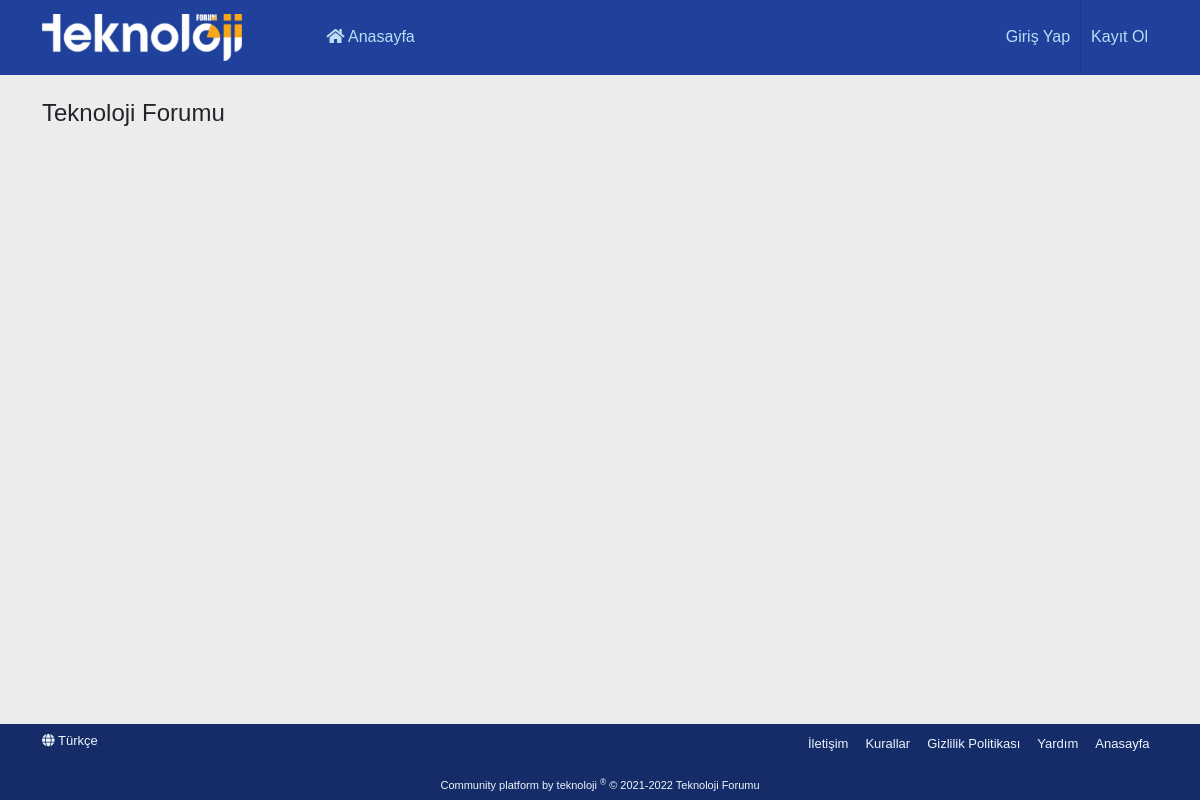
/, run on an earlier commit of the app's database.
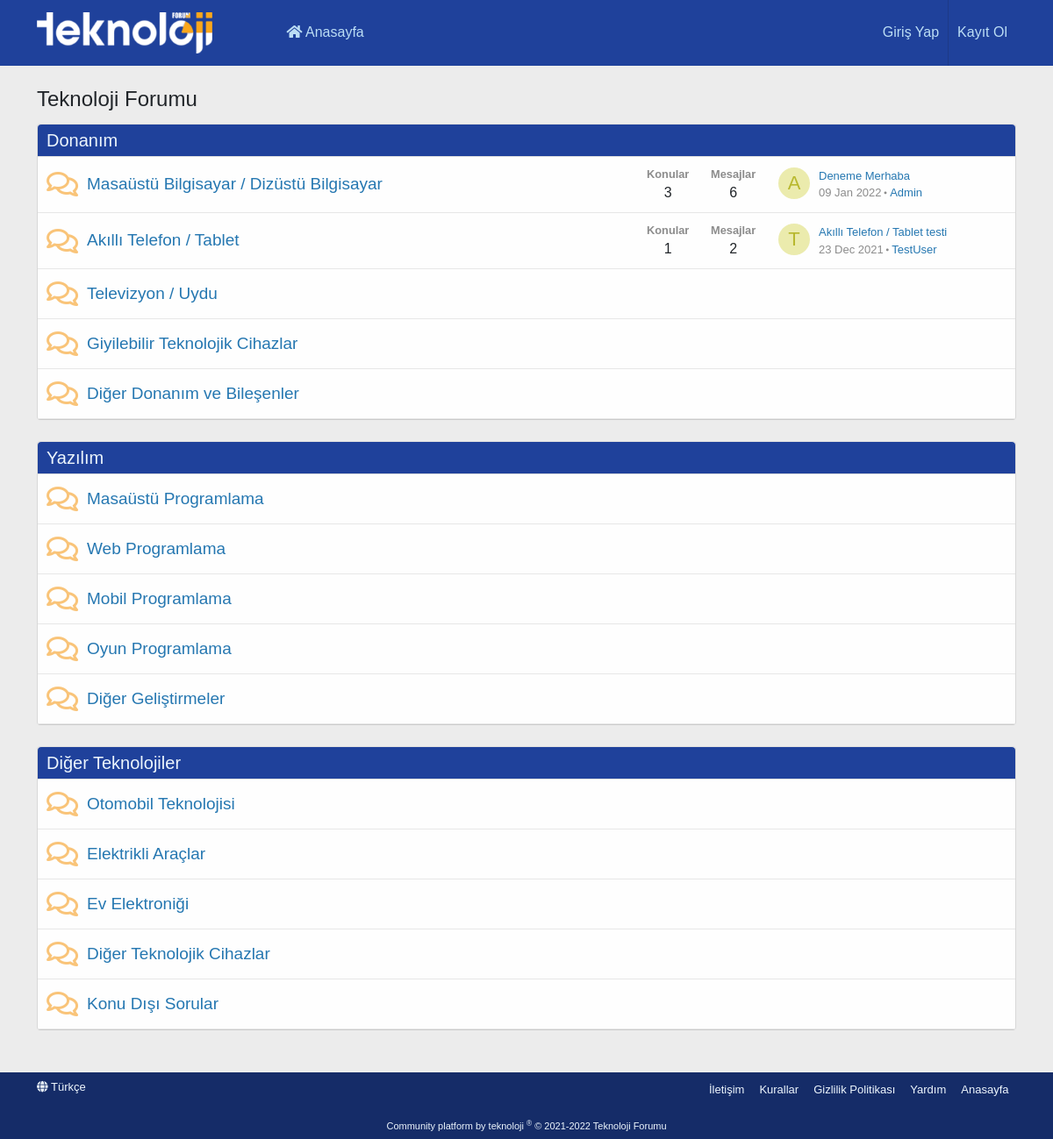
And on a later commit of the database.
### tables this page shows
CREATE TABLE `boards` (
  `board_id` int(11) NOT NULL,
  `board_name` varchar(255) NOT NULL,
  `board_parent` varchar(255) DEFAULT NULL,
  `board_url` varchar(255) NOT NULL
);

CREATE TABLE `topics` (
  `topic_id` int(11) NOT NULL,
  `topic_name` varchar(255) NOT NULL,
  `topic_url` varchar(255) NOT NULL,
  `board_id` int(11) NOT NULL,
  `topic_created_date` timestamp NOT NULL DEFAULT current_timestamp(),
  `user_id` int(11) NOT NULL
);

CREATE TABLE `users` (
  `user_id` int(11) NOT NULL,
  `user_name` varchar(255) NOT NULL,
  `user_email` varchar(255) NOT NULL,
  `user_password` varchar(255) NOT NULL,
  `user_register_date` timestamp NOT NULL DEFAULT current_timestamp()
);

### application/controllers/Home.php (called while the page is built, shortened)
<?php
class Home extends CI_Controller {
	public function __construct() {
		$this->load->model('boardmodel');
		$this->load->model('topicmodel');
		$this->load->model('usermodel');
	}
	public function index() {
		$data = array(
			'board_parent' => $this->boardmodel->getBoards()
		);
		$this->load->view('home', $data);
	}
}

### index.php (called while the page is built, shortened)
<?php
require_once BASEPATH.'core/CodeIgniter.php';

### application/models/BoardModel.php (called while the page is built, shortened)
<?php
class BoardModel extends CI_Model {
    public function getBoards() {
        $alt_boards = $this->db->get_where('boards', array(
            'board_parent' => null
        ));
        return $alt_boards->result();
    }
    public function getAltBoards($where) {
        $boards = $this->db->get_where('boards', $where);
        return $boards->result();
    }
    public function getTopicsCountRow($board_id) {
        return $this->db->where(['board_id'=>$board_id])->from("topics")->count_all_results();
    }
    public function getTotalMessagesCountRow($board_id) {
        return $this->db->select('count(*)')->join('topics', 'messages.topic_id = topics.topic_id')->where(['board_id'=>$board_id])->from("messages")->count_all_results();
    }
}

### application/helpers/ReplaceTR_helper.php (called while the page is built)
<?php
function replace_tr($text) {
    $text = trim($text);
    $search = array('Ç','ç','Ğ','ğ','ı','İ','Ö','ö','Ş','ş','Ü','ü',' ');
    $replace = array('c','c','g','g','i','i','o','o','s','s','u','u','-');
    $new_text = str_replace($search,$replace,$text);
    return $new_text;
}

### application/models/TopicModel.php (called while the page is built, shortened)
<?php
class TopicModel extends CI_Model {
    public function getTopics($where) {
        $topics = $this->db->join('users', 'topics.user_id = users.user_id')->get_where('topics', $where);
        return $topics->result();
    }
}

### application/views/home.php (the view, shortened to what the changed rows need)
<!DOCTYPE html>
<html lang="tr">
<head>
</head>
<body>
    <section>
        <div class="container">
            <?php foreach ($board_parent as $key => $value) : ?>
                <div class="block-container">
                    <h2 class="block-header">
                        <a href="#<?=replace_tr(strtolower($value->board_name))?>"><?=$value->board_name?></a>
                    </h2>
                    <?php foreach($this->boardmodel->getAltBoards(array('board_parent' => $value->board_id)) as $key => $value) : ?>
                        <div class="node-body">
                            <div class="node-icon">
                                <i class="far fa-comments" style="opacity:1;color: #f9c479;"></i>
                            </div>
                            <div class="node-main">
                                <h3 class="node-title">
                                    <a href="<?=base_url('forumlar/' . $value->board_url);?>"><?=$value->board_name?></a>
                                </h3>
                            </div>
                            <?php
                                $num_rows_topics = count($this->topicmodel->getTopics(array('board_id' => $value->board_id)));
                                $topic_counter = 0;
                            ?>
                            <?php foreach($this->topicmodel->getTopics(array('board_id' => $value->board_id)) as $key => $value) : ?>
                                <?php if(++$topic_counter === $num_rows_topics) : ?>
                                    <div class="node-stats">
                                        <dl class="pairs pairs-rows">
                                            <dt>Konular</dt>
                                            <dd><?=$this->boardmodel->getTopicsCountRow($value->board_id);?></dd>
                                        </dl>
                                        <dl class="pairs pairs-rows">
                                            <dt>Mesajlar</dt>
                                            <dd><?=$this->boardmodel->getTotalMessagesCountRow($value->board_id);?></dd>
                                        </dl>
                                    </div>
                                    <div class="node-extra">
                                        <div class="node-extra-icon">
                                            <a href="" class="avatar avatar--xs avatar--default avatar--default--dynamic" style="background-color: #ebebad; color: #b8b82e">
                                                <span><?=strtoupper($value->user_name[0]);?></span>
                                            </a>
                                        </div>
                                        <div class="node-extra-row">
                                            <a href="<?=base_url('konular/' . $value->topic_url);?>" class="node-extra-title" title="<?=$value->topic_name;?>"><?=$value->topic_name;?></a>
                                        </div>
                                        <div class="node-extra-row">
                                            <ul class="listInline">
                                                <li><time class="node-extra-date u-dt" dir="auto"><?=strftime('%d %b %Y', strtotime($value->topic_created_date));?></time><i class="fas fa-circle" style="font-size: 3px;position: relative;bottom: 3px;left: 3px;margin-right: 3px;"></i></li>
                                                <li class="node-extra-user"><a href="" class="username"><?=$value->user_name?></a></li>
                                            </ul>
                                        </div>
                                    </div>
                                <?php endif;?>
                            <?php endforeach;?>
                        </div>
                    <?php endforeach;?>
                </div>
                <br>
            <?php endforeach;?>
        </div>
    </section>
    <br>
</body>
</html>

What changed in the data, as far as the page shows it:
added boards: board_name "Donanım", shown under "Teknoloji Forumu"
added boards: board_name "Masaüstü Bilgisayar / Dizüstü Bilgisayar", shown under "Donanım"
added topics: board_id "3", board_id "6", user.user_name "A", topic_name "Deneme Merhaba", topic_created_date "09 Jan 2022", user.user_name "Admin", shown under "Masaüstü Bilgisayar / Dizüstü Bilgisayar"
added boards: board_name "Akıllı Telefon / Tablet", shown under "Donanım"
added topics: board_id "1", board_id "2", user.user_name "T", topic_name "Akıllı Telefon / Tablet testi", topic_created_date "23 Dec 2021", user.user_name "TestUser", shown under "Akıllı Telefon / Tablet"
added boards: board_name "Televizyon / Uydu", shown under "Donanım"
added boards: board_name "Giyilebilir Teknolojik Cihazlar", shown under "Donanım"
added boards: board_name "Diğer Donanım ve Bileşenler", shown under "Donanım"
added boards: board_name "Yazılım", shown under "Teknoloji Forumu"
added boards: board_name "Masaüstü Programlama", shown under "Yazılım"
added boards: board_name "Web Programlama", shown under "Yazılım"
added boards: board_name "Mobil Programlama", shown under "Yazılım"
added boards: board_name "Oyun Programlama", shown under "Yazılım"
added boards: board_name "Diğer Geliştirmeler", shown under "Yazılım"
added boards: board_name "Diğer Teknolojiler", shown under "Teknoloji Forumu"
added boards: board_name "Otomobil Teknolojisi", shown under "Diğer Teknolojiler"
added boards: board_name "Elektrikli Araçlar", shown under "Diğer Teknolojiler"
added boards: board_name "Ev Elektroniği", shown under "Diğer Teknolojiler"
added boards: board_name "Diğer Teknolojik Cihazlar", shown under "Diğer Teknolojiler"
added boards: board_name "Konu Dışı Sorular", shown under "Diğer Teknolojiler"
